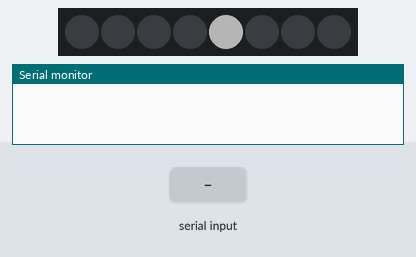
A sketch run on a simulated Arduino Uno, built with avr-gcc and run on an emulated ATmega328P. Shown: 8 RGB LEDs in strip order, left to right, the last lines printed to the serial monitor. Inputs (shaded band) come from the test bench. Dim RGB values are drawn brighter than linear.

Above: at 1.25 s.
1.3 s: "b" received over Serial
At 2.0 s:
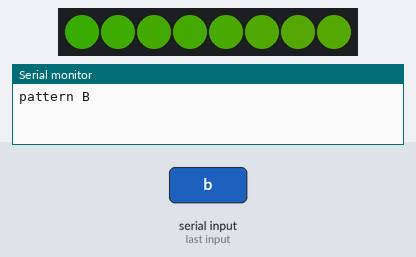
At 2.61 s:
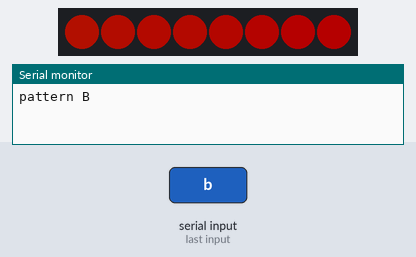
11.7 s: "a" received over Serial
At 12.97 s:
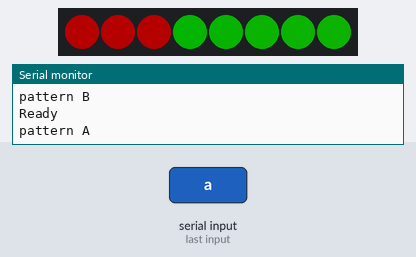
Timing chart, 0 to 20.7 s (numbered marks = the images above; inputs shaded):
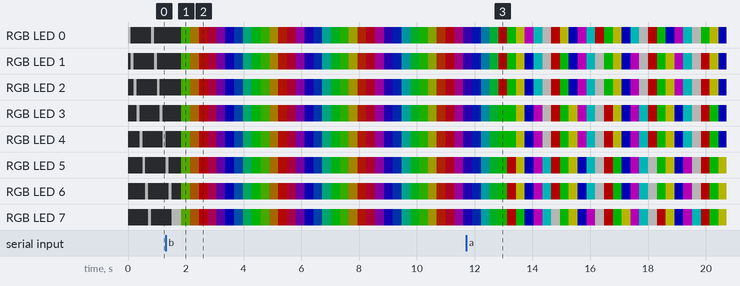

The sketch:

stars-e_serial.ino
```cpp
#include <Adafruit_NeoPixel.h>
#define MAX_VAL 64  // 0 to 255 for brightness
#define DELAY_TIME 30
#define DELAY_TIME2 10
#define HIGH 1
#define LOW 0
#define PIN 6
#define NUMPIXELS 8

Adafruit_NeoPixel pixels = Adafruit_NeoPixel(NUMPIXELS, PIN, NEO_GRB + NEO_KHZ800);

int inputchar;

void setup() {
  Serial.begin(9600);
  pixels.begin();
  pixels.show();
}

void loop() {
  inputchar = Serial.read();

  if(inputchar != -1) {
    switch ( inputchar ) {
      case 'a':
        Serial.print("pattern A\n");
        for(int i = 0; i < 5; i++) {
          colorWipe(pixels.Color(MAX_VAL, 0, 0), DELAY_TIME); // Red
          colorWipe(pixels.Color(0, MAX_VAL, 0), DELAY_TIME); // Green
          colorWipe(pixels.Color(MAX_VAL, MAX_VAL, 0), DELAY_TIME); // Yellow
          colorWipe(pixels.Color(0, 0, MAX_VAL), DELAY_TIME); // Blue
          colorWipe(pixels.Color(MAX_VAL, 0, MAX_VAL), DELAY_TIME); // Purple
          colorWipe(pixels.Color(0, MAX_VAL, MAX_VAL), DELAY_TIME); // Cyan
          colorWipe(pixels.Color(MAX_VAL, MAX_VAL, MAX_VAL), DELAY_TIME); // White
        }
      break;

      case 'b':
        Serial.print("pattern B\n");
        rainbow(DELAY_TIME2);
        rainbow(DELAY_TIME2);
        rainbow(DELAY_TIME2);
        rainbow(DELAY_TIME2);
      break;

      case 'c':
        Serial.print("pattern C\n");
        rainbowCycle(DELAY_TIME2);
      break;

      case 'd':
        Serial.print("pattern D\n");
        for(int i = 0; i< NUMPIXELS; i++) {
          pixels.clear();
          pixels.setPixelColor(i, pixels.Color(0,255,0));
          pixels.setPixelColor(4-i, pixels.Color(0,0,255));
          if(i < 4) {
            pixels.setPixelColor(4+i, pixels.Color(255,0,0));
          } else {
            pixels.setPixelColor(i-4, pixels.Color(255,0,0));
          }
          pixels.show();
          delay(300);
        }

      case 'e':
        Serial.print("pattern E\n");
        pixels.setPixelColor(1, pixels.Color(MAX_VAL,MAX_VAL,MAX_VAL));
        pixels.setPixelColor(2, pixels.Color(MAX_VAL,MAX_VAL,MAX_VAL));
        pixels.setPixelColor(3, pixels.Color(MAX_VAL,MAX_VAL,MAX_VAL));
        pixels.setPixelColor(4, pixels.Color(MAX_VAL,MAX_VAL,MAX_VAL));
        pixels.setPixelColor(5, pixels.Color(MAX_VAL,MAX_VAL,MAX_VAL));
        pixels.setPixelColor(6, pixels.Color(MAX_VAL,MAX_VAL,MAX_VAL));
        pixels.setPixelColor(7, pixels.Color(MAX_VAL,MAX_VAL,MAX_VAL));
        pixels.setPixelColor(0, pixels.Color(MAX_VAL,MAX_VAL,MAX_VAL));
        pixels.show();
        delay(3000);
      break;

      }
     Serial.print("Ready\n");
  } else {
        for(int i = 0; i< NUMPIXELS; i++) {
          pixels.clear();
          pixels.setPixelColor(i, pixels.Color(MAX_VAL,MAX_VAL,MAX_VAL));
          pixels.show();
          delay(100);
        }
  }
}


// Some example procedures showing how to display to the pixels:
// Fill the dots one after the other with a color
void colorWipe(uint32_t c, uint8_t wait) {
  for(uint16_t i=0; i<pixels.numPixels(); i++) {
      pixels.setPixelColor(i, c);
      pixels.show();
      delay(wait);
  }
}

void rainbow(uint8_t wait) {
  uint16_t i, j;

  for(j=0; j<256; j++) {
    for(i=0; i<pixels.numPixels(); i++) {
      pixels.setPixelColor(i, Wheel((i+j) & 255));
    }
    pixels.show();
    delay(wait);
  }
}

// Slightly different, this makes the rainbow equally distributed throughout
void rainbowCycle(uint8_t wait) {
  uint16_t i, j;
  for(j=0; j<256*5; j++) { // 5 cycles of all colors on wheel
    for(i=0; i< pixels.numPixels(); i++) {
      pixels.setPixelColor(i, Wheel(((i * 256 / pixels.numPixels()) + j) & 255));
    }
    pixels.show();
    delay(wait);
  }
}

// Input a value 0 to 255 to get a color value.
// The colours are a transition r - g - b - back to r.
uint32_t Wheel(byte WheelPos) {
  if(WheelPos < 85) {
  return pixels.Color((WheelPos * 3)*MAX_VAL/255, (255 - WheelPos * 3)*MAX_VAL/255, 0);
  } else if(WheelPos < 170) {
  WheelPos -= 85;
  return pixels.Color((255 - WheelPos * 3)*MAX_VAL/255, 0, (WheelPos * 3)*MAX_VAL/255);
  } else {
  WheelPos -= 170;
  return pixels.Color(0, (WheelPos * 3)*MAX_VAL/255, (255 - WheelPos * 3)*MAX_VAL/255);
  }
}
```
